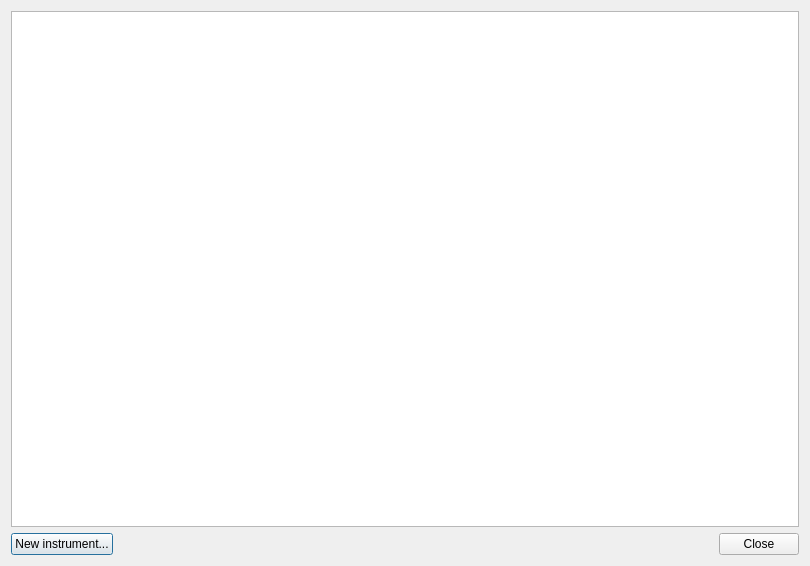
<?xml version="1.0" encoding="UTF-8"?>
<ui version="4.0">
 <class>Dialog</class>
 <widget class="QDialog" name="Dialog">
  <property name="geometry">
   <rect>
    <x>0</x>
    <y>0</y>
    <width>810</width>
    <height>566</height>
   </rect>
  </property>
  <property name="windowTitle">
   <string>Instruments</string>
  </property>
  <layout class="QVBoxLayout" name="verticalLayout">
   <item>
    <widget class="QTableWidget" name="tblDetectors">
     <property name="editTriggers">
      <set>QAbstractItemView::NoEditTriggers</set>
     </property>
     <property name="selectionBehavior">
      <enum>QAbstractItemView::SelectRows</enum>
     </property>
    </widget>
   </item>
   <item>
    <layout class="QHBoxLayout" name="horizontalLayout_2">
     <item>
      <widget class="QPushButton" name="btnAddDetectors">
       <property name="text">
        <string>New instrument...</string>
       </property>
      </widget>
     </item>
     <item>
      <spacer name="horizontalSpacer_2">
       <property name="orientation">
        <enum>Qt::Horizontal</enum>
       </property>
       <property name="sizeHint" stdset="0">
        <size>
         <width>40</width>
         <height>20</height>
        </size>
       </property>
      </spacer>
     </item>
     <item>
      <spacer name="horizontalSpacer">
       <property name="orientation">
        <enum>Qt::Horizontal</enum>
       </property>
       <property name="sizeHint" stdset="0">
        <size>
         <width>618</width>
         <height>20</height>
        </size>
       </property>
      </spacer>
     </item>
     <item>
      <widget class="QPushButton" name="btnClose">
       <property name="text">
        <string>Close</string>
       </property>
      </widget>
     </item>
    </layout>
   </item>
  </layout>
 </widget>
 <resources/>
 <connections>
  <connection>
   <sender>btnClose</sender>
   <signal>clicked()</signal>
   <receiver>Dialog</receiver>
   <slot>close()</slot>
   <hints>
    <hint type="sourcelabel">
     <x>706</x>
     <y>545</y>
    </hint>
    <hint type="destinationlabel">
     <x>404</x>
     <y>282</y>
    </hint>
   </hints>
  </connection>
 </connections>
</ui>
